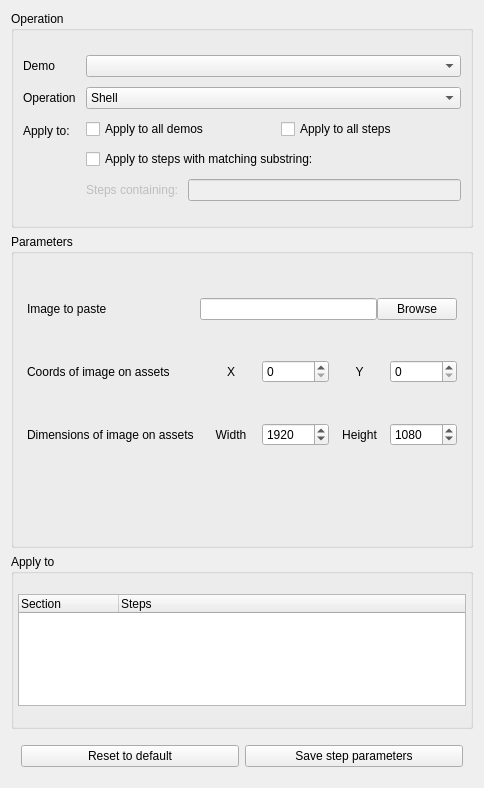
<?xml version="1.0" encoding="UTF-8"?>
<ui version="4.0">
 <class>opsWidget</class>
 <widget class="QWidget" name="opsWidget">
  <property name="geometry">
   <rect>
    <x>0</x>
    <y>0</y>
    <width>484</width>
    <height>788</height>
   </rect>
  </property>
  <layout class="QVBoxLayout" name="opLayout">
   <item>
    <widget class="QGroupBox" name="operationSelect">
     <property name="enabled">
      <bool>true</bool>
     </property>
     <property name="title">
      <string>Operation</string>
     </property>
     <property name="flat">
      <bool>true</bool>
     </property>
     <layout class="QVBoxLayout" name="verticalLayout_3">
      <property name="spacing">
       <number>10</number>
      </property>
      <property name="leftMargin">
       <number>4</number>
      </property>
      <property name="topMargin">
       <number>4</number>
      </property>
      <property name="rightMargin">
       <number>4</number>
      </property>
      <property name="bottomMargin">
       <number>4</number>
      </property>
      <item>
       <layout class="QFormLayout" name="formLayout">
        <property name="verticalSpacing">
         <number>10</number>
        </property>
        <property name="leftMargin">
         <number>5</number>
        </property>
        <property name="topMargin">
         <number>20</number>
        </property>
        <property name="rightMargin">
         <number>5</number>
        </property>
        <property name="bottomMargin">
         <number>20</number>
        </property>
        <item row="1" column="0">
         <widget class="QLabel" name="label_37">
          <property name="text">
           <string>Operation</string>
          </property>
         </widget>
        </item>
        <item row="1" column="1">
         <widget class="QComboBox" name="opCombo">
          <property name="enabled">
           <bool>true</bool>
          </property>
          <item>
           <property name="text">
            <string>Shell</string>
           </property>
          </item>
          <item>
           <property name="text">
            <string>Insert</string>
           </property>
          </item>
          <item>
           <property name="text">
            <string>Section</string>
           </property>
          </item>
          <item>
           <property name="text">
            <string>Audio</string>
           </property>
          </item>
          <item>
           <property name="text">
            <string>Crop</string>
           </property>
          </item>
          <item>
           <property name="text">
            <string>Compose Demos</string>
           </property>
          </item>
          <item>
           <property name="text">
            <string>Resize</string>
           </property>
          </item>
          <item>
           <property name="text">
            <string>Move region</string>
           </property>
          </item>
          <item>
           <property name="text">
            <string>Bulk rename</string>
           </property>
          </item>
          <item>
           <property name="text">
            <string>Add pacing</string>
           </property>
          </item>
          <item>
           <property name="text">
            <string>Animate scroll steps</string>
           </property>
          </item>
         </widget>
        </item>
        <item row="2" column="0">
         <widget class="QLabel" name="label_9">
          <property name="text">
           <string>Apply to:</string>
          </property>
         </widget>
        </item>
        <item row="2" column="1">
         <layout class="QHBoxLayout" name="horizontalLayout">
          <item>
           <layout class="QVBoxLayout" name="verticalLayout_18">
            <item>
             <layout class="QHBoxLayout" name="horizontalLayout_2">
              <item>
               <widget class="QCheckBox" name="allDemoCheck">
                <property name="maximumSize">
                 <size>
                  <width>10000</width>
                  <height>16777215</height>
                 </size>
                </property>
                <property name="text">
                 <string>Apply to all demos</string>
                </property>
               </widget>
              </item>
              <item>
               <widget class="QCheckBox" name="allStepsCheck">
                <property name="sizePolicy">
                 <sizepolicy hsizetype="Fixed" vsizetype="Fixed">
                  <horstretch>0</horstretch>
                  <verstretch>0</verstretch>
                 </sizepolicy>
                </property>
                <property name="minimumSize">
                 <size>
                  <width>180</width>
                  <height>0</height>
                 </size>
                </property>
                <property name="layoutDirection">
                 <enum>Qt::LeftToRight</enum>
                </property>
                <property name="text">
                 <string>Apply to all steps</string>
                </property>
               </widget>
              </item>
             </layout>
            </item>
            <item>
             <widget class="QCheckBox" name="matchSubstringCheck">
              <property name="text">
               <string>Apply to steps with matching substring:</string>
              </property>
             </widget>
            </item>
            <item>
             <layout class="QHBoxLayout" name="horizontalLayout_13">
              <item>
               <widget class="QLabel" name="label_16">
                <property name="enabled">
                 <bool>false</bool>
                </property>
                <property name="text">
                 <string>Steps containing:</string>
                </property>
               </widget>
              </item>
              <item>
               <widget class="QLineEdit" name="matchSubstringText">
                <property name="enabled">
                 <bool>false</bool>
                </property>
               </widget>
              </item>
             </layout>
            </item>
           </layout>
          </item>
         </layout>
        </item>
        <item row="0" column="0">
         <widget class="QLabel" name="label_17">
          <property name="text">
           <string>Demo</string>
          </property>
         </widget>
        </item>
        <item row="0" column="1">
         <widget class="QComboBox" name="demoTargetCombo"/>
        </item>
       </layout>
      </item>
     </layout>
    </widget>
   </item>
   <item>
    <widget class="QGroupBox" name="groupBox_6">
     <property name="enabled">
      <bool>true</bool>
     </property>
     <property name="title">
      <string>Parameters</string>
     </property>
     <property name="flat">
      <bool>true</bool>
     </property>
     <layout class="QVBoxLayout" name="verticalLayout">
      <property name="leftMargin">
       <number>4</number>
      </property>
      <property name="topMargin">
       <number>4</number>
      </property>
      <property name="rightMargin">
       <number>4</number>
      </property>
      <property name="bottomMargin">
       <number>4</number>
      </property>
      <item>
       <widget class="QStackedWidget" name="opsParamsStack">
        <property name="autoFillBackground">
         <bool>false</bool>
        </property>
        <property name="currentIndex">
         <number>1</number>
        </property>
        <widget class="QWidget" name="shellTab">
         <property name="autoFillBackground">
          <bool>false</bool>
         </property>
         <layout class="QFormLayout" name="formLayout_2">
          <property name="labelAlignment">
           <set>Qt::AlignLeading|Qt::AlignLeft|Qt::AlignVCenter</set>
          </property>
          <property name="formAlignment">
           <set>Qt::AlignLeading|Qt::AlignLeft|Qt::AlignVCenter</set>
          </property>
          <property name="verticalSpacing">
           <number>40</number>
          </property>
          <property name="topMargin">
           <number>11</number>
          </property>
          <item row="0" column="0">
           <widget class="QLabel" name="label">
            <property name="text">
             <string>Background</string>
            </property>
           </widget>
          </item>
          <item row="0" column="1">
           <layout class="QHBoxLayout" name="horizontalLayout_4">
            <item>
             <widget class="QLineEdit" name="shellImgPath">
              <property name="statusTip">
               <string>Filepath of image to be used as shell for demo assets</string>
              </property>
             </widget>
            </item>
            <item>
             <widget class="QPushButton" name="shellBrowseImgBtn">
              <property name="text">
               <string>Browse</string>
              </property>
             </widget>
            </item>
           </layout>
          </item>
          <item row="1" column="0">
           <widget class="QLabel" name="label_2">
            <property name="text">
             <string>Coordinates of assets on shell</string>
            </property>
           </widget>
          </item>
          <item row="1" column="1">
           <layout class="QHBoxLayout" name="horizontalLayout_7">
            <item>
             <widget class="QLabel" name="label_3">
              <property name="text">
               <string>X</string>
              </property>
              <property name="alignment">
               <set>Qt::AlignCenter</set>
              </property>
             </widget>
            </item>
            <item>
             <widget class="QSpinBox" name="shellFgX">
              <property name="maximum">
               <number>100000000</number>
              </property>
             </widget>
            </item>
            <item>
             <widget class="QLabel" name="label_4">
              <property name="text">
               <string>Y</string>
              </property>
              <property name="alignment">
               <set>Qt::AlignCenter</set>
              </property>
             </widget>
            </item>
            <item>
             <widget class="QSpinBox" name="shellFgY">
              <property name="maximum">
               <number>100000000</number>
              </property>
             </widget>
            </item>
           </layout>
          </item>
          <item row="2" column="0">
           <widget class="QLabel" name="label_5">
            <property name="text">
             <string>Dimensions of assets on shell</string>
            </property>
           </widget>
          </item>
          <item row="2" column="1">
           <layout class="QHBoxLayout" name="horizontalLayout_8">
            <item>
             <widget class="QLabel" name="label_7">
              <property name="text">
               <string>Width</string>
              </property>
              <property name="alignment">
               <set>Qt::AlignCenter</set>
              </property>
             </widget>
            </item>
            <item>
             <widget class="QSpinBox" name="shellFgW">
              <property name="maximum">
               <number>100000000</number>
              </property>
             </widget>
            </item>
            <item>
             <widget class="QLabel" name="label_6">
              <property name="text">
               <string>Height</string>
              </property>
              <property name="alignment">
               <set>Qt::AlignCenter</set>
              </property>
             </widget>
            </item>
            <item>
             <widget class="QSpinBox" name="shellFgH">
              <property name="maximum">
               <number>10000000</number>
              </property>
             </widget>
            </item>
           </layout>
          </item>
         </layout>
        </widget>
        <widget class="QWidget" name="insertTab">
         <layout class="QFormLayout" name="formLayout_3">
          <property name="verticalSpacing">
           <number>40</number>
          </property>
          <property name="topMargin">
           <number>40</number>
          </property>
          <item row="0" column="0">
           <widget class="QLabel" name="label_32">
            <property name="text">
             <string>Image to paste</string>
            </property>
           </widget>
          </item>
          <item row="0" column="1">
           <layout class="QHBoxLayout" name="horizontalLayout_20">
            <item>
             <widget class="QLineEdit" name="insertImgPath"/>
            </item>
            <item>
             <widget class="QPushButton" name="insertBrowseImgBtn">
              <property name="text">
               <string>Browse</string>
              </property>
             </widget>
            </item>
           </layout>
          </item>
          <item row="1" column="0">
           <widget class="QLabel" name="label_13">
            <property name="text">
             <string>Coords of image on assets</string>
            </property>
           </widget>
          </item>
          <item row="1" column="1">
           <layout class="QHBoxLayout" name="horizontalLayout_18">
            <item>
             <widget class="QLabel" name="label_26">
              <property name="text">
               <string>X</string>
              </property>
              <property name="alignment">
               <set>Qt::AlignCenter</set>
              </property>
             </widget>
            </item>
            <item>
             <widget class="QSpinBox" name="insertFgX">
              <property name="sizePolicy">
               <sizepolicy hsizetype="Preferred" vsizetype="Fixed">
                <horstretch>0</horstretch>
                <verstretch>0</verstretch>
               </sizepolicy>
              </property>
              <property name="maximum">
               <number>10000000</number>
              </property>
             </widget>
            </item>
            <item>
             <widget class="QLabel" name="label_29">
              <property name="text">
               <string>Y</string>
              </property>
              <property name="alignment">
               <set>Qt::AlignCenter</set>
              </property>
             </widget>
            </item>
            <item>
             <widget class="QSpinBox" name="insertFgY">
              <property name="maximum">
               <number>10000000</number>
              </property>
             </widget>
            </item>
           </layout>
          </item>
          <item row="2" column="0">
           <widget class="QLabel" name="label_12">
            <property name="text">
             <string>Dimensions of image on assets</string>
            </property>
           </widget>
          </item>
          <item row="2" column="1">
           <layout class="QHBoxLayout" name="horizontalLayout_21">
            <item>
             <widget class="QLabel" name="label_33">
              <property name="text">
               <string>Width</string>
              </property>
              <property name="alignment">
               <set>Qt::AlignCenter</set>
              </property>
             </widget>
            </item>
            <item>
             <widget class="QSpinBox" name="insertFgW">
              <property name="baseSize">
               <size>
                <width>1920</width>
                <height>0</height>
               </size>
              </property>
              <property name="maximum">
               <number>1000000</number>
              </property>
              <property name="value">
               <number>1920</number>
              </property>
             </widget>
            </item>
            <item>
             <widget class="QLabel" name="label_34">
              <property name="text">
               <string>Height</string>
              </property>
              <property name="alignment">
               <set>Qt::AlignCenter</set>
              </property>
             </widget>
            </item>
            <item>
             <widget class="QSpinBox" name="insertFgH">
              <property name="maximum">
               <number>1000000000</number>
              </property>
              <property name="value">
               <number>1080</number>
              </property>
             </widget>
            </item>
           </layout>
          </item>
         </layout>
        </widget>
        <widget class="QWidget" name="sectionTab">
         <layout class="QFormLayout" name="formLayout_6">
          <item row="1" column="1">
           <widget class="QListWidget" name="sectionRulesListWidget">
            <property name="maximumSize">
             <size>
              <width>16777215</width>
              <height>100</height>
             </size>
            </property>
            <item>
             <property name="text">
              <string>Step has TP, next step without TP</string>
             </property>
            </item>
            <item>
             <property name="text">
              <string>Step has TP, next step with TP</string>
             </property>
            </item>
            <item>
             <property name="text">
              <string>Step has TP, previous step without TP</string>
             </property>
            </item>
            <item>
             <property name="text">
              <string>Step has TP, previous step with TP</string>
             </property>
            </item>
            <item>
             <property name="text">
              <string>Step has fade-in</string>
             </property>
            </item>
            <item>
             <property name="text">
              <string>Step has jump box</string>
             </property>
            </item>
            <item>
             <property name="text">
              <string>Step TP contains text pattern...</string>
             </property>
            </item>
           </widget>
          </item>
          <item row="0" column="1">
           <widget class="QLabel" name="label_10">
            <property name="maximumSize">
             <size>
              <width>16777215</width>
              <height>20</height>
             </size>
            </property>
            <property name="text">
             <string>Insert new section on...</string>
            </property>
           </widget>
          </item>
          <item row="2" column="1">
           <widget class="QLabel" name="sectionCoverageLabel">
            <property name="maximumSize">
             <size>
              <width>16777215</width>
              <height>20</height>
             </size>
            </property>
            <property name="text">
             <string>Covers 0 steps in selected sections/steps</string>
            </property>
           </widget>
          </item>
          <item row="3" column="1">
           <widget class="QLabel" name="label_11">
            <property name="maximumSize">
             <size>
              <width>16777215</width>
              <height>20</height>
             </size>
            </property>
            <property name="text">
             <string>May not match number of audio soundbites (audio not imported)</string>
            </property>
           </widget>
          </item>
         </layout>
        </widget>
        <widget class="QWidget" name="audioTab">
         <layout class="QFormLayout" name="formLayout_8">
          <item row="0" column="1">
           <widget class="QComboBox" name="comboBox">
            <item>
             <property name="text">
              <string>Mixed section and step audio</string>
             </property>
            </item>
            <item>
             <property name="text">
              <string>Section audio only</string>
             </property>
            </item>
            <item>
             <property name="text">
              <string>Step audio only</string>
             </property>
            </item>
           </widget>
          </item>
          <item row="0" column="0">
           <widget class="QLabel" name="label_8">
            <property name="text">
             <string>Audio attachment behavior</string>
            </property>
           </widget>
          </item>
         </layout>
        </widget>
        <widget class="QWidget" name="cropTab">
         <layout class="QFormLayout" name="formLayout_4">
          <property name="verticalSpacing">
           <number>40</number>
          </property>
          <property name="topMargin">
           <number>40</number>
          </property>
          <item row="0" column="0">
           <widget class="QLabel" name="label_14">
            <property name="text">
             <string>Crop start coordinates</string>
            </property>
           </widget>
          </item>
          <item row="0" column="1">
           <layout class="QHBoxLayout" name="horizontalLayout_19">
            <item>
             <widget class="QLabel" name="label_30">
              <property name="text">
               <string>X</string>
              </property>
              <property name="alignment">
               <set>Qt::AlignCenter</set>
              </property>
             </widget>
            </item>
            <item>
             <widget class="QSpinBox" name="spinBox_21"/>
            </item>
            <item>
             <widget class="QLabel" name="label_31">
              <property name="text">
               <string>Y</string>
              </property>
              <property name="alignment">
               <set>Qt::AlignCenter</set>
              </property>
             </widget>
            </item>
            <item>
             <widget class="QSpinBox" name="spinBox_22"/>
            </item>
           </layout>
          </item>
          <item row="1" column="0">
           <widget class="QLabel" name="label_15">
            <property name="text">
             <string>Crop dimensions</string>
            </property>
           </widget>
          </item>
          <item row="1" column="1">
           <layout class="QHBoxLayout" name="horizontalLayout_22">
            <item>
             <widget class="QLabel" name="label_35">
              <property name="text">
               <string>Width</string>
              </property>
              <property name="alignment">
               <set>Qt::AlignCenter</set>
              </property>
             </widget>
            </item>
            <item>
             <widget class="QSpinBox" name="spinBox_25"/>
            </item>
            <item>
             <widget class="QLabel" name="label_36">
              <property name="text">
               <string>Height</string>
              </property>
              <property name="alignment">
               <set>Qt::AlignCenter</set>
              </property>
             </widget>
            </item>
            <item>
             <widget class="QSpinBox" name="spinBox_26"/>
            </item>
           </layout>
          </item>
         </layout>
        </widget>
        <widget class="QWidget" name="opsParamsTabsPage6"/>
        <widget class="QWidget" name="opsParamsTabsPage7"/>
        <widget class="QWidget" name="opsParamsTabsPage8"/>
       </widget>
      </item>
     </layout>
    </widget>
   </item>
   <item>
    <widget class="QGroupBox" name="applyToBox">
     <property name="enabled">
      <bool>true</bool>
     </property>
     <property name="maximumSize">
      <size>
       <width>16777215</width>
       <height>175</height>
      </size>
     </property>
     <property name="title">
      <string>Apply to</string>
     </property>
     <property name="flat">
      <bool>true</bool>
     </property>
     <layout class="QVBoxLayout" name="verticalLayout_7">
      <property name="spacing">
       <number>10</number>
      </property>
      <property name="leftMargin">
       <number>4</number>
      </property>
      <property name="topMargin">
       <number>20</number>
      </property>
      <property name="rightMargin">
       <number>4</number>
      </property>
      <property name="bottomMargin">
       <number>20</number>
      </property>
      <item>
       <widget class="QTreeWidget" name="applyToTreeWidget">
        <property name="enabled">
         <bool>true</bool>
        </property>
        <column>
         <property name="text">
          <string>Section</string>
         </property>
        </column>
        <column>
         <property name="text">
          <string>Steps</string>
         </property>
        </column>
       </widget>
      </item>
     </layout>
    </widget>
   </item>
   <item>
    <layout class="QHBoxLayout" name="horizontalLayout_9">
     <property name="leftMargin">
      <number>10</number>
     </property>
     <property name="topMargin">
      <number>10</number>
     </property>
     <property name="rightMargin">
      <number>10</number>
     </property>
     <property name="bottomMargin">
      <number>10</number>
     </property>
     <item>
      <widget class="QPushButton" name="resetStepParamsBtn">
       <property name="text">
        <string>Reset to default</string>
       </property>
      </widget>
     </item>
     <item>
      <widget class="QPushButton" name="saveStepParamsBtn">
       <property name="text">
        <string>Save step parameters</string>
       </property>
      </widget>
     </item>
    </layout>
   </item>
  </layout>
 </widget>
 <resources/>
 <connections>
  <connection>
   <sender>opCombo</sender>
   <signal>currentIndexChanged(int)</signal>
   <receiver>opsParamsStack</receiver>
   <slot>setCurrentIndex(int)</slot>
   <hints>
    <hint type="sourcelabel">
     <x>627</x>
     <y>178</y>
    </hint>
    <hint type="destinationlabel">
     <x>605</x>
     <y>399</y>
    </hint>
   </hints>
  </connection>
 </connections>
</ui>
